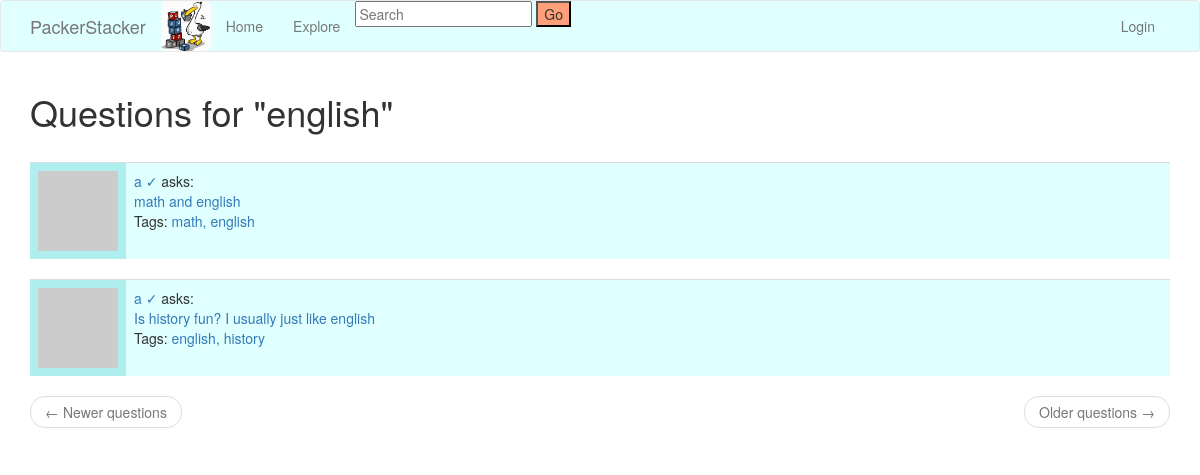
The app's page /tag/2 with its own data.
### app/models.py (models this page shows, shortened)
class Tag(db.Model):
    id = db.Column(db.Integer, primary_key=True)
    name = db.Column(db.String(30), unique=True)
    questions = db.relationship('Question', secondary='question_tag', backref='tags')
    def tag_questions(self):
        questions = Question.query.join(
            question_tag, (question_tag.c.question_id == Question.id)).filter(
                question_tag.c.tag_id == self.id)
        return questions.order_by(Question.timestamp.desc())

class Question(db.Model):
    id = db.Column(db.Integer, primary_key=True)
    body = db.Column(db.String(1000))
    timestamp = db.Column(db.DateTime, index=True, default=datetime.utcnow)
    user_id = db.Column(db.Integer, db.ForeignKey('user.id'))
    replies = db.relationship('Reply', backref='op', lazy='dynamic')

class User(UserMixin, db.Model):
    id = db.Column(db.Integer, primary_key=True)
    username = db.Column(db.String(64), index=True, unique=True)
    email = db.Column(db.String(120), index=True, unique=True)
    password_hash = db.Column(db.String(128))
    questions = db.relationship('Question', backref='author', lazy='dynamic')
    replies = db.relationship('Reply', backref='author', lazy='dynamic')
    about_me = db.Column(db.String(140))
    last_seen = db.Column(db.DateTime, default=datetime.utcnow)
    type = db.Column(db.Boolean())
    def avatar(self, size):
        digest = md5(self.email.lower().encode('utf-8')).hexdigest()
        return 'https://www.gravatar.com/avatar/{}?d=identicon&s={}'.format(digest, size)
    followed = db.relationship(
        'User', secondary=followers,
        primaryjoin=(followers.c.follower_id == id),
        secondaryjoin=(followers.c.followed_id == id),
        backref=db.backref('followers', lazy='dynamic'), lazy='dynamic')

### app/routes.py (the view)
@app.route('/tag/<id>')
def tag_page(id):
    tag = Tag.query.filter_by(id=id).first_or_404()
    page = request.args.get('page', 1, type=int)
    questions = tag.tag_questions().paginate(
        page=page, per_page=app.config['QUESTIONS_PER_PAGE'], error_out=False)
    next_url = url_for('tag/<id>', tag=tag.id, page=questions.next_num) \
        if questions.has_next else None
    prev_url = url_for('tag/<id>', tag=tag.id, page=questions.prev_num) \
        if questions.has_prev else None
    form = EmptyForm()
    return render_template('tag_page.html', tag=tag.name, questions=questions.items,
                           next_url=next_url, prev_url=prev_url, form=form)

### app/forms.py
class EmptyForm(FlaskForm):
    submit = SubmitField('Submit')

### app/routes.py (called while the page is built)
@app.before_request
def before_request():
    if current_user.is_authenticated:
        current_user.last_seen = datetime.utcnow()
        db.session.commit()

### app/templates/tag_page.html
{% extends "base.html" %}
{% import 'bootstrap/wtf.html' as wtf %}
{% block app_content %}
    <h1>Questions for "{{ tag }}" </h1>
    <br>
    {% for question in questions %}
        {% include '_question.html' %}
    {% endfor %}
    <nav aria-label="...">
        <ul class="pager">
            <li class="previous{% if not prev_url %} disabled{% endif %}">
                <a href="{{ prev_url or '#' }}">
                    <span aria-hidden="true">&larr;</span> Newer questions
                </a>
            </li>
            <li class="next{% if not next_url %} disabled{% endif %}">
                <a href="{{ next_url or '#' }}">
                    Older questions <span aria-hidden="true">&rarr;</span>
                </a>
            </li>
        </ul>
    </nav>
{% endblock %}

### app/templates/_question.html
<table class="table table-hover" style="background-color:PaleTurquoise">
      <tr>
          <td width="70px">
                  <img src="{{ question.author.avatar(70) }}" />
          </td>
          <td style="width:100%; background-color:lightCyan">
              <a href="{{ url_for('user', username=question.author.username) }}">
                  {{ question.author.username }} {%if question.author.type %} &#x2713 {%endif%}
              </a>
              asks:
              <br>
              <a style="text-decoration: none" href="{{ url_for('question_page', id=question.id) }}">
                {{ question.body }}
              </a>
              <br>
              <p>Tags: {% for tag in question.tags %}
                <a href="{{ url_for('tag_page', id=tag.id) }}">
                  {{ tag.name }}{% if not loop.last %}, {% endif %}{% endfor %}
                </a>
                </p>
          </td>
      </tr>
</table>

### records on screen
Tag: name "english"
Question: author.username "a", body "math and english"
Tag: name "math"
Question: author.username "a", body "Is history fun? I usually just like english"
Tag: name "history"
